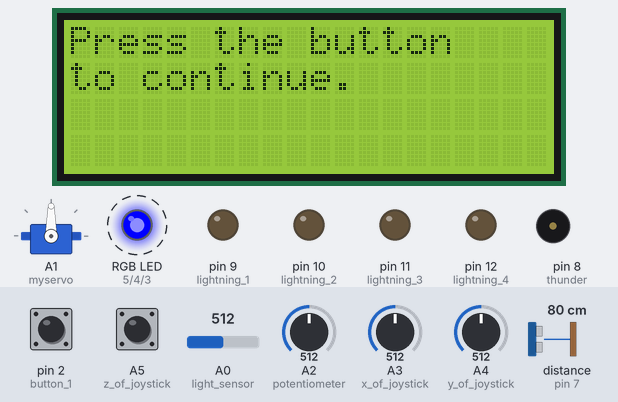
Bench run of a sketch on a simulated Arduino Uno, built with avr-gcc and run on an emulated ATmega328P. Shown: 20×4 character LCD, servo, an RGB LED mixed from three pins (HIGH = lit), output pins drawn as LEDs (lit = HIGH), buzzer (waves = sounding). Dashed ring = blinking. Inputs (shaded band) come from the test bench; at power-on: pin 2 (button_1) HIGH, distance to the obstacle (sensor on pin 7) 80 cm, A0 (light_sensor) = 512, A2 (potentiometer) = 512, A3 (x_of_joystick) = 512, A4 (y_of_joystick) = 512, A5 (z_of_joystick) HIGH. The echo pulse lasts 58.3 µs per cm; pins used as bus, display or sensor lines are not drawn; what the sketch prints to the serial monitor is not drawn.

Above: at 1.2 s.
1.3 s: pin 2 (button_1) pulled LOW for 3.2 s
At 3.6 s:
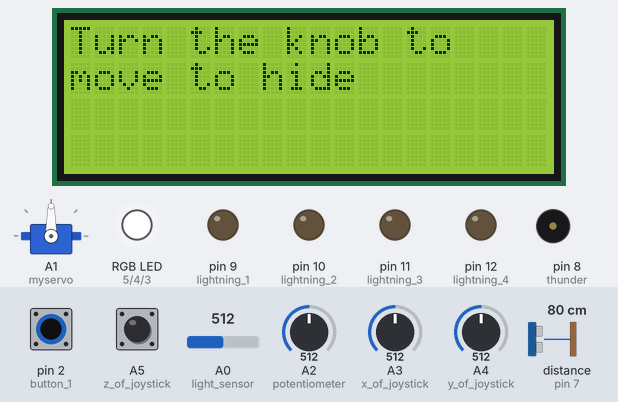
6.0 s: distance to the obstacle (sensor on pin 7) set to 2 cm
At 7.2 s:
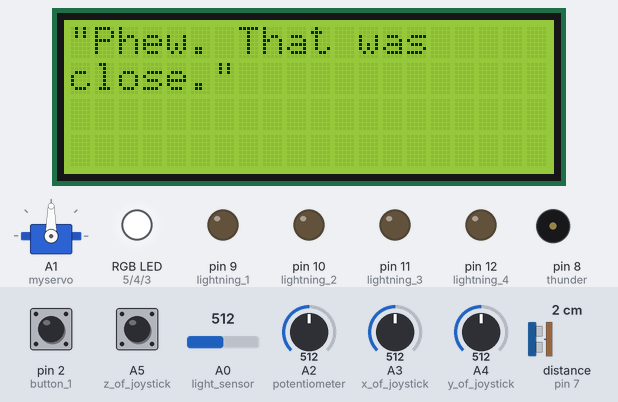
7.5 s: pin 2 (button_1) pulled LOW for 0.65 s
At 8.8 s:
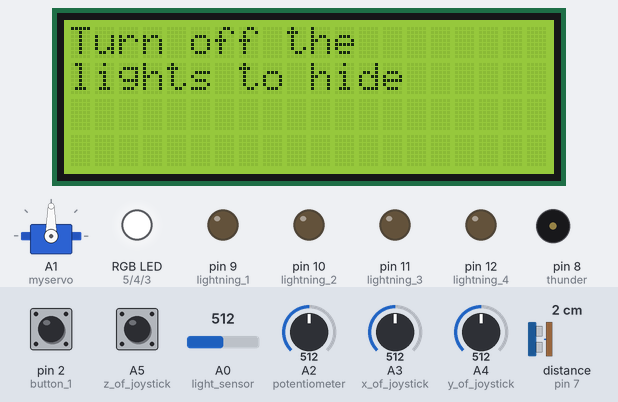
9.6 s: A0 (light_sensor) set to 208
11.1 s: A0 (light_sensor) set to 182
At 11.9 s:
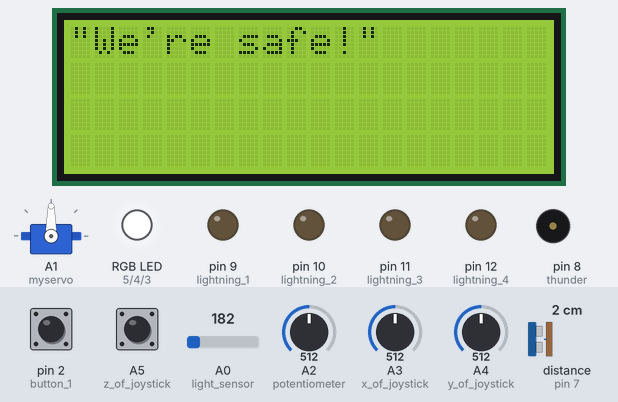
12.6 s: pin 2 (button_1) pulled LOW for 1 s
At 14.4 s:
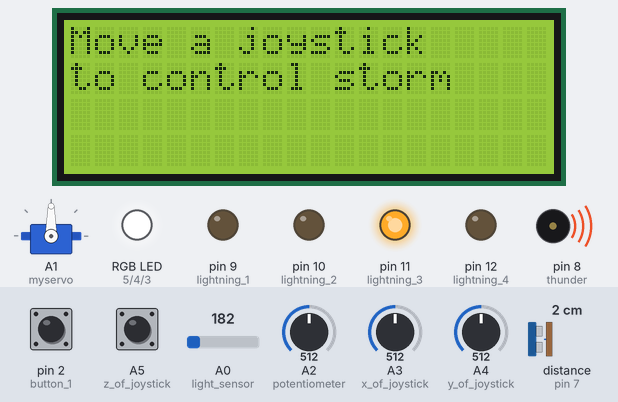
Timing chart, 0 to 15.9 s (numbered marks = the images above; inputs shaded):
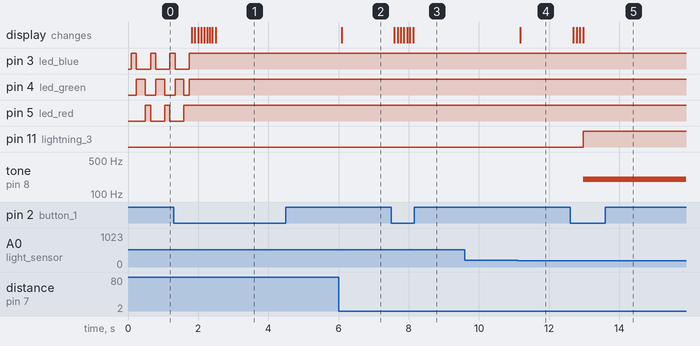

The sketch:

Project3.ino
```cpp
//Set up libraries
#include <Wire.h>
#include <LiquidCrystal_I2C.h>
LiquidCrystal_I2C lcd(0x27,20,4);
#include <Servo.h>     // Attaching a Library!!
Servo myservo;  // create servo object to control a servo


void setup() {

   Serial.begin(9600);

   //Blank LCD screen
   lcd.init();               // initialize the lcd
   lcd.backlight();

   //Intialize pins
   //Analog pins
   pinMode(A0,INPUT);        //light sensor
   myservo.attach(A1);       //servo
   pinMode(A2,INPUT);        //potentiometer
   pinMode(A3,INPUT);        //x of joystick
   pinMode(A4,INPUT);        //y of joystick
   pinMode(A5,INPUT_PULLUP); //z of joystick

   //Digital pins
   pinMode(2, INPUT_PULLUP); //button 1
   pinMode(3, OUTPUT);       //led blue
   pinMode(4, OUTPUT);       //led green
   pinMode(5, OUTPUT);       //led red
   pinMode(6, OUTPUT);       //ultrasonic trig
   pinMode(7, INPUT);        //ultrasonic echo
   pinMode(8, OUTPUT);       //thunder
   pinMode(9, OUTPUT);       //lightning 1
   pinMode(10, OUTPUT);      //lightning 2
   pinMode(11, OUTPUT);      //lightning 3
   pinMode(12, OUTPUT);      //lightning 4

}

//Intialize variables
int xVal;
int yVal;
int zVal;
int xP;
int yP;
int zP;
int val;


void loop (){

   //More intializing variables
   long duration, inch=10;

   //Show story/instructions on LCD screen
   lcd.setCursor(0,0);
   lcd.print("Press the button");
   lcd.setCursor(0,1);
   lcd.print("to continue.");

   //Wait until the button is pushed
   while(digitalRead(2)==HIGH){
       //RGB LED flashes lights
       digitalWrite(3, HIGH);
       digitalWrite(4, LOW);
       digitalWrite(5, LOW);
       delay(150);
       digitalWrite(3, LOW);
       digitalWrite(4, HIGH);
       digitalWrite(5, LOW);
       delay(250);
       digitalWrite(3, LOW);
       digitalWrite(4, LOW);
       digitalWrite(5, HIGH);
       delay(150);
   }

   //RGB LED stops flashing
   digitalWrite(3, HIGH);
   digitalWrite(4, HIGH);
   digitalWrite(5, HIGH);

   //Next part of story/instructions
   //Will repeat throughout code
   lcd.init();
   lcd.setCursor(0,0);
   lcd.print("\"Where are we?\"");

   //Wait for button push
   //Will repeat throughout code
   while(digitalRead(2)==HIGH){}

   lcd.init();
   lcd.setCursor(0,0);
   lcd.print("\"Not where, ");
   lcd.setCursor(0,1);
   lcd.print("Marty. When.\"");


   while(digitalRead(2)==HIGH){}

   lcd.init();
   lcd.setCursor(0,0);
   lcd.print("Marty & the Doc");
   lcd.setCursor(0,1);
   lcd.print("were in 1955.");


   while(digitalRead(2)==HIGH){}

   lcd.init();
   lcd.setCursor(0,0);
   lcd.print("\"Seeing yourself");
   lcd.setCursor(0,1);
   lcd.print("can kill you.\"");


   while(digitalRead(2)==HIGH){}

   lcd.init();
   lcd.setCursor(0,0);
   lcd.print("\"What about my");
   lcd.setCursor(0,1);
   lcd.print("parents?\"");


   while(digitalRead(2)==HIGH){}

   lcd.init();
   lcd.setCursor(0,0);
   lcd.print("\"I suppose...");
   lcd.setCursor(5,1);
   lcd.print("Why?\"");


   while(digitalRead(2)==HIGH){}

   lcd.init();
   lcd.setCursor(0,0);
   lcd.print("\"There's my mom\"");


   while(digitalRead(2)==HIGH){}

   lcd.init();
   lcd.setCursor(0,0);
   lcd.print("\"HIDE!\"");


   while(digitalRead(2)==HIGH){}

   lcd.init();
   lcd.setCursor(0,0);
   lcd.print("Turn the knob to");
   lcd.setCursor(0,1);
   lcd.print("move to hide");

   //Wait for ultrasonic sensor to be less than 1 inch
   //(reading where Marty & Doc are moving with servo)
   while(inch>1) {

      //Read ultrasonic sensor
      digitalWrite(6, LOW);
      delayMicroseconds(2);
      digitalWrite(6, HIGH);
      delayMicroseconds(5);
      digitalWrite(6, LOW);
      duration = pulseIn(7, HIGH);
      inch=duration/74/2;

      //Moves Marty & Doc with servo
      //Based on the potentiometer
      val = analogRead(A2);                // reads the value of the pot (0 to 1023)
      val = map(val, 0, 1023, 0, 180);     // scale it for servo (0 to 180)
      Serial.println(val);                 // prints value to serial monitor
      myservo.write(val);                 // sends PWM value out to servo
   }

   //Goes back to tell the story
   lcd.init();
   lcd.setCursor(0,0);
   lcd.print("\"Phew. That was");
   lcd.setCursor(0,1);
   lcd.print("close.\"");

   while(digitalRead(2)==HIGH){}

   lcd.init();
   lcd.setCursor(0,0);
   lcd.print("\"Too close. Be");
   lcd.setCursor(0,1);
   lcd.print("careful, Marty.\"");

   while(digitalRead(2)==HIGH){}

   lcd.init();
   lcd.setCursor(0,0);
   lcd.print("\"We have to get");
   lcd.setCursor(0,1);
   lcd.print("back home. Now.\"");

   while(digitalRead(2)==HIGH){}

   lcd.init();
   lcd.setCursor(0,0);
   lcd.print("\"We need");
   lcd.setCursor(0,1);
   lcd.print("electricity.\"");

   while(digitalRead(2)==HIGH){}

   lcd.init();
   lcd.setCursor(0,0);
   lcd.print("\"The lightning");
   lcd.setCursor(0,1);
   lcd.print("from the storm!\"");

   while(digitalRead(2)==HIGH){}

   lcd.init();
   lcd.setCursor(0,0);
   lcd.print("\"Make it strike");
   lcd.setCursor(0,1);
   lcd.print("the clock tower\"");

   while(digitalRead(2)==HIGH){}

   lcd.init();
   lcd.setCursor(0,0);
   lcd.print("\"Oh no!");
   lcd.setCursor(0,1);
   lcd.print("A guard!\"");

   while(digitalRead(2)==HIGH){}

   lcd.init();
   lcd.setCursor(0,0);
   lcd.print("Turn off the");
   lcd.setCursor(0,1);
   lcd.print("lights to hide");

   //Wait for lights to turn off
   //Or just light sensor to sense dark
   while(analogRead(A0)>200) {}

   //Continue story
   lcd.init();
   lcd.setCursor(0,0);
   lcd.print("\"We're safe!\"");

   while(digitalRead(2)==HIGH){}

   lcd.init();
   lcd.setCursor(0,0);
   lcd.print("\"Now, lightning");
   lcd.setCursor(0,1);
   lcd.print("needs to move.\"");

   while(digitalRead(2)==HIGH){}

   lcd.init();
   lcd.setCursor(0,0);
   lcd.print("\"It needs to be");
   lcd.setCursor(0,1);
   lcd.print("powerful, too.\"");

   while(digitalRead(2)==HIGH){}

   lcd.init();
   lcd.setCursor(0,0);
   lcd.print("\"So, the thunder");
   lcd.setCursor(0,1);
   lcd.print("should be loud.\"");

   while(digitalRead(2)==HIGH){}

   lcd.init();
   lcd.setCursor(0,0);
   lcd.print("Move a joystick");
   lcd.setCursor(0,1);
   lcd.print("to control storm");

   //Make sure everything is turned off
   noTone(8);
   digitalWrite(9, LOW);
   digitalWrite(12, LOW);
   digitalWrite(11, LOW);
   digitalWrite(10, LOW);

    //Read & map joystick
    xVal=analogRead(A3);
    yVal=analogRead(A4);
    zVal=digitalRead(A5);
    xP=map(xVal,0,1023,0,100);
    yP=map(yVal,0,1023,0,100);
    zP=(1-zVal)*100;

   //Create a loop that won't break
   while(analogRead(A0)>2){

      //Read & map joystick in loop
      xVal=analogRead(A3);
      yVal=analogRead(A4);
      zVal=digitalRead(A5);
      xP=map(xVal,0,1023,0,100);
      yP=map(yVal,0,1023,0,100);
      zP=(1-zVal)*100;

      //Intialize variable used to check if position is correct
      //Reset every loop
      int check=0;

      //Move lightning (LED) based on X of joystick
      if (xP>85){
        digitalWrite(12, HIGH);
        digitalWrite(11, LOW);
        digitalWrite(10, LOW);
        digitalWrite(9, LOW);
      }
     else if (xP>45){
        digitalWrite(11, HIGH);
        digitalWrite(12, LOW);
        digitalWrite(10, LOW);
        digitalWrite(9, LOW);
     }
     else if (xP>20){
        digitalWrite(10, HIGH);
        digitalWrite(12, LOW);
        digitalWrite(11, LOW);
        digitalWrite(9, LOW);

        //Check varible increased because it is in correct X position
        check=1;
     }
    else{
        digitalWrite(9, HIGH);
        digitalWrite(12, LOW);
        digitalWrite(11, LOW);
        digitalWrite(10, LOW);
     }

    //Changing thunder (tone) based on joystick Y position
    if (yP>85){
        tone((8), 100);

        //Check varible increased because it is in correct Y position
        check=check+1;
    }
    else if (yP>45){
        tone((8), 200);
    }
    else if (yP>20){
        tone((8), 300);
    }
    else{
         tone((8), 400);
    }

    //If both positions are correct, then check will equal 2
    if (check==2){
      //Leaves loop if check equals 2
      break;
    }
   }

   //Continue story
   lcd.init();
   lcd.setCursor(0,0);
   lcd.print("\"It worked!\"");

    //Lightning strikes (all LEDS and buzzer on)
    tone((8), 100);
    digitalWrite(9, HIGH);
    digitalWrite(12, HIGH);
    digitalWrite(11, HIGH);
    digitalWrite(10, HIGH);

   //Story continues. Waits for button push
   while(digitalRead(2)==HIGH){}

   lcd.init();
   lcd.setCursor(0,0);
   lcd.print("\"Let's go!\"");

   //Turns off thunder and lightning (buzzer and LED)
   noTone(8);
   digitalWrite(9, LOW);
   digitalWrite(12, LOW);
   digitalWrite(11, LOW);
   digitalWrite(10, LOW);

   //Wait for button push
   while(digitalRead(2)==HIGH){

       //Flash RGB LED
       digitalWrite(3, HIGH);
       digitalWrite(4, LOW);
       digitalWrite(5, LOW);
       delay(150);
       digitalWrite(3, LOW);
       digitalWrite(4, HIGH);
       digitalWrite(5, LOW);
       delay(250);
       digitalWrite(3, LOW);
       digitalWrite(4, LOW);
       digitalWrite(5, HIGH);
       delay(150);
   }


   //Ends story
   lcd.init();
   lcd.setCursor(6,0);
   lcd.print("THE");
   lcd.setCursor(6,1);
   lcd.print("END");

   //Turn off RGB LED
   digitalWrite(3, HIGH);
   digitalWrite(4, HIGH);
   digitalWrite(5, HIGH);

   //Wait for button push to restart the story
   while(digitalRead(2)==HIGH){}

   }
```

Measured:
- the behaviour switches between 201 and 200 on A0 (light_sensor) (found by bisection; images 3 and 4)
- after the input at 1.3 s, pin 3 (led_blue): goes on until 1.7 s, then stays HIGH; pin 5 (led_red): goes on until 1.6 s, then stays HIGH; the display: first changes after 0.52 s (image 1 shows a later state)
- after the input at 6.0 s, the display: changes after 0.09 s (image 2)
- after the input at 7.5 s, the display: first changes after 0.09 s (image 3 shows a later state)
- after the input at 9.6 s, every drawn part: stays the same
- after the input at 11.1 s, the display: changes after 0.08 s (image 4)
- after the input at 12.6 s, pin 11 (lightning_3): LOW → HIGH after 0.37 s; tone on pin 8 (thunder): silent → 200 Hz after 0.37 s; the display: first changes after 0.09 s (image 5 shows a later state)
- by itself, pin 3 (led_blue), pin 5 (led_red): alternates HIGH for 0.15 s and LOW for 0.40 s
